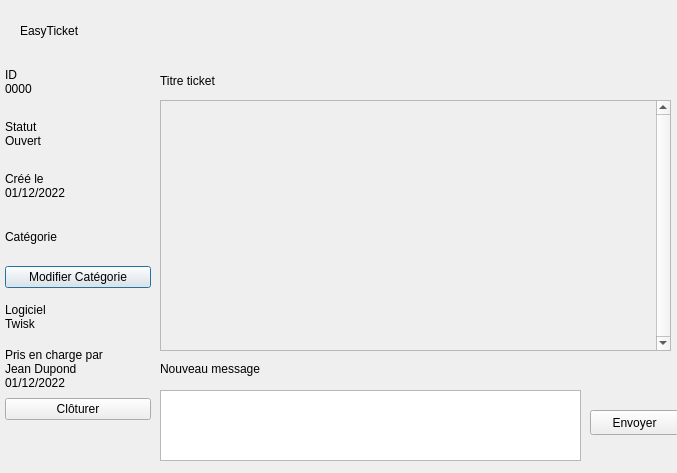
<?xml version="1.0" encoding="UTF-8"?>
<ui version="4.0">
 <class>DetailsTicket</class>
 <widget class="QDialog" name="DetailsTicket">
  <property name="geometry">
   <rect>
    <x>0</x>
    <y>0</y>
    <width>677</width>
    <height>473</height>
   </rect>
  </property>
  <property name="windowTitle">
   <string>Informations du ticket</string>
  </property>
  <widget class="QLabel" name="labelHeader">
   <property name="geometry">
    <rect>
     <x>20</x>
     <y>10</y>
     <width>641</width>
     <height>41</height>
    </rect>
   </property>
   <property name="text">
    <string>EasyTicket</string>
   </property>
  </widget>
  <widget class="QLabel" name="labelTitre">
   <property name="geometry">
    <rect>
     <x>160</x>
     <y>60</y>
     <width>521</width>
     <height>41</height>
    </rect>
   </property>
   <property name="text">
    <string>Titre ticket</string>
   </property>
  </widget>
  <widget class="QWidget" name="verticalLayoutWidget_2">
   <property name="geometry">
    <rect>
     <x>0</x>
     <y>59</y>
     <width>151</width>
     <height>411</height>
    </rect>
   </property>
   <layout class="QVBoxLayout" name="infosLayout">
    <property name="spacing">
     <number>6</number>
    </property>
    <property name="leftMargin">
     <number>5</number>
    </property>
    <property name="bottomMargin">
     <number>50</number>
    </property>
    <item>
     <widget class="QLabel" name="labelID">
      <property name="text">
       <string>ID
0000</string>
      </property>
     </widget>
    </item>
    <item>
     <widget class="QLabel" name="labelStatut">
      <property name="text">
       <string>Statut
Ouvert</string>
      </property>
     </widget>
    </item>
    <item>
     <widget class="QLabel" name="labelDate">
      <property name="text">
       <string>Créé le
01/12/2022</string>
      </property>
     </widget>
    </item>
    <item>
     <widget class="QLabel" name="labelCategorie">
      <property name="text">
       <string>Catégorie</string>
      </property>
     </widget>
    </item>
    <item>
     <widget class="QPushButton" name="boutonModifierCateg">
      <property name="text">
       <string>Modifier Catégorie</string>
      </property>
     </widget>
    </item>
    <item>
     <widget class="QLabel" name="labelLogiciel">
      <property name="text">
       <string>Logiciel
Twisk</string>
      </property>
     </widget>
    </item>
    <item>
     <widget class="QLabel" name="labelPrisEnCharge">
      <property name="text">
       <string>Pris en charge par
Jean Dupond
01/12/2022</string>
      </property>
     </widget>
    </item>
    <item>
     <widget class="QPushButton" name="boutonCloturer">
      <property name="text">
       <string>Clôturer</string>
      </property>
     </widget>
    </item>
   </layout>
  </widget>
  <widget class="QTextEdit" name="inputReponse">
   <property name="geometry">
    <rect>
     <x>160</x>
     <y>390</y>
     <width>421</width>
     <height>71</height>
    </rect>
   </property>
  </widget>
  <widget class="QLabel" name="labelTitreReponse">
   <property name="geometry">
    <rect>
     <x>160</x>
     <y>360</y>
     <width>211</width>
     <height>17</height>
    </rect>
   </property>
   <property name="text">
    <string>Nouveau message</string>
   </property>
  </widget>
  <widget class="QPushButton" name="boutonEnvoyer">
   <property name="geometry">
    <rect>
     <x>590</x>
     <y>410</y>
     <width>89</width>
     <height>25</height>
    </rect>
   </property>
   <property name="text">
    <string>Envoyer</string>
   </property>
  </widget>
  <widget class="QScrollArea" name="zoneMessages">
   <property name="geometry">
    <rect>
     <x>160</x>
     <y>100</y>
     <width>511</width>
     <height>251</height>
    </rect>
   </property>
   <property name="verticalScrollBarPolicy">
    <enum>Qt::ScrollBarAlwaysOn</enum>
   </property>
   <property name="widgetResizable">
    <bool>true</bool>
   </property>
   <property name="alignment">
    <set>Qt::AlignLeading|Qt::AlignLeft|Qt::AlignTop</set>
   </property>
   <widget class="QWidget" name="scrollAreaWidgetContents">
    <property name="geometry">
     <rect>
      <x>0</x>
      <y>0</y>
      <width>495</width>
      <height>249</height>
     </rect>
    </property>
    <widget class="QWidget" name="verticalLayoutWidget">
     <property name="geometry">
      <rect>
       <x>10</x>
       <y>10</y>
       <width>481</width>
       <height>231</height>
      </rect>
     </property>
     <layout class="QVBoxLayout" name="zoneMessagesLayout"/>
    </widget>
   </widget>
  </widget>
 </widget>
 <resources/>
 <connections/>
</ui>
